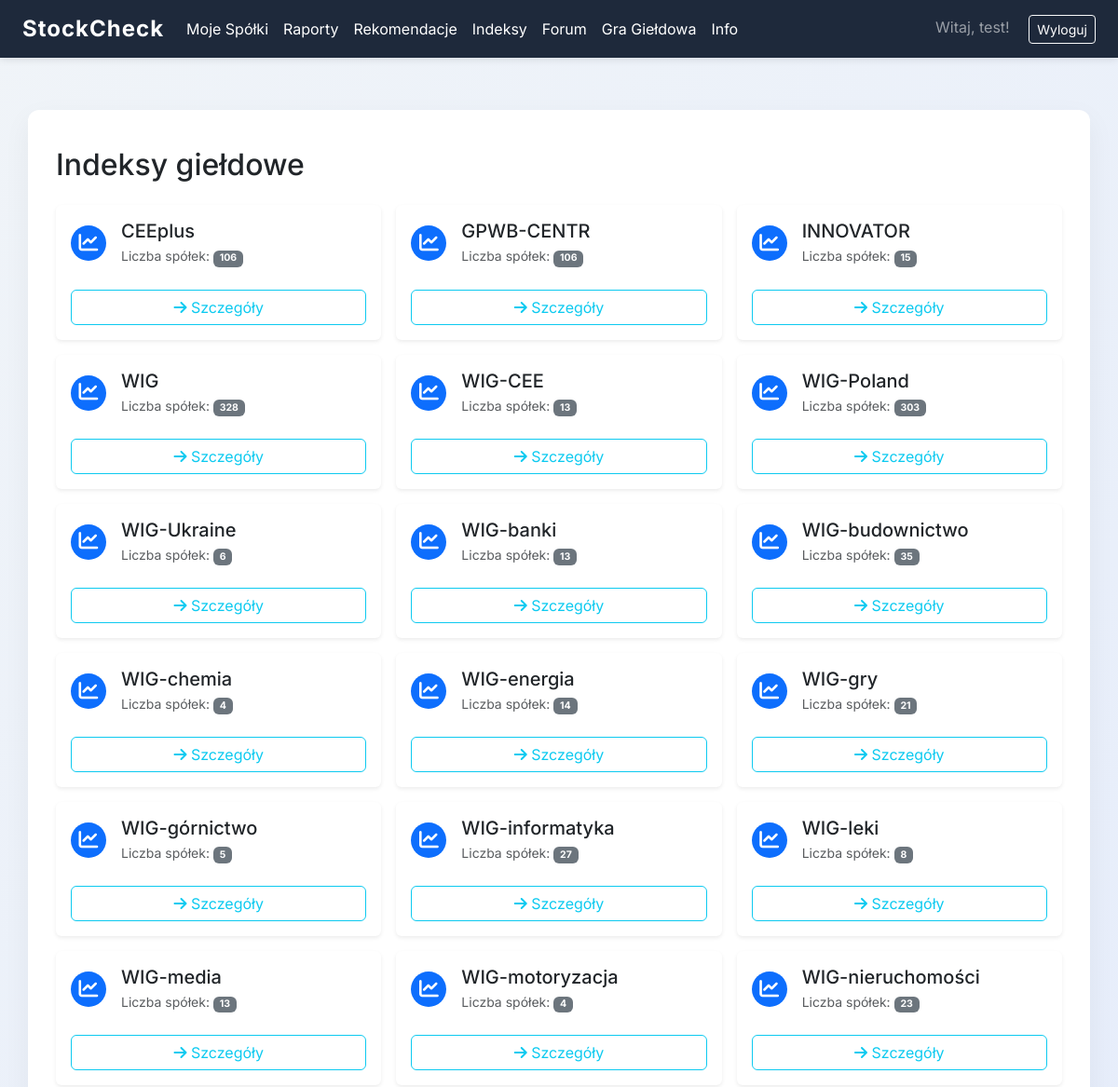
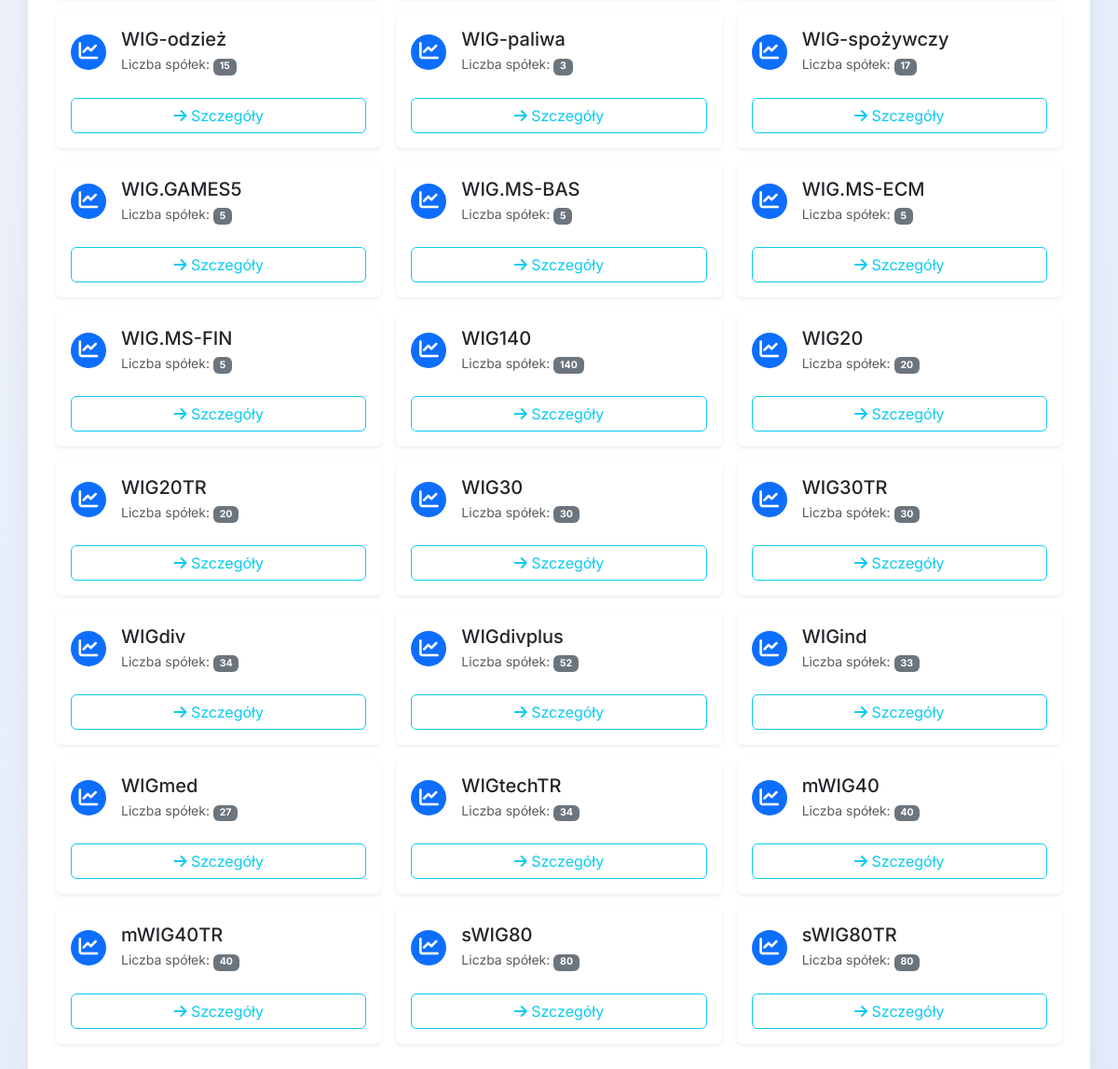
The app's page /indices/ (signed in) with its own data (2 pictures, top to bottom).
### myproject/auth/models.py (models this page shows, shortened)
class User(UserMixin, db.Model):
    __tablename__ = 'users'
    id = db.Column(db.Integer, primary_key=True)
    email = db.Column(db.String(64), unique=True, index=True)
    username = db.Column(db.String(64), unique=True, index=True)
    password_hash = db.Column(db.String(128))
    role = db.Column(db.String(20), default="user")  # "user" lub "admin"
    companies = db.relationship('UserCompany', backref='owner', lazy=True)
    portfolio = db.relationship('GamePortfolio', backref='user', uselist=False)

### myproject/companies/models.py (models this page shows, shortened)
class Index(db.Model):
    id = db.Column(db.Integer, primary_key=True)
    index_name = db.Column(db.String(50), unique=True, nullable=False)

### myproject/indices/views.py (the view)
@indices.route('/')
@login_required
def indices_list():
    indices = Index.query.order_by(Index.index_name).all()
    return render_template('indices/indices.html', indices=indices)

### myproject/templates/indices/indices.html (shortened to what this page needs)
{% extends 'base.html' %}
{% block content %}
<div class="d-flex justify-content-between align-items-center mb-4 flex-wrap gap-2">
    <h2 class="mb-0">Indeksy giełdowe</h2>
</div>
<div class="row g-3">
  {% for idx in indices %}
    {% if idx.index_name and idx.index_name|lower != 'nan' %}
    <div class="col-12 col-md-6 col-lg-4">
      <div class="card shadow-sm h-100 border-0">
        <div class="card-body d-flex flex-column justify-content-between">
          <div class="d-flex align-items-center mb-2">
            <span class="bg-primary text-white rounded-circle d-flex align-items-center justify-content-center me-3" style="width:38px;height:38px;font-size:1.3em;">
              <i class="fas fa-chart-line"></i>
            </span>
            <div>
              <h5 class="card-title mb-0">{{ idx.index_name }}</h5>
              <div class="text-muted small mt-1">Liczba spółek: <span class="badge bg-secondary">{{ idx.companies.count() if idx.companies and idx.companies.count() is not none else 0 }}</span></div>
            </div>
          </div>
          <div class="mt-3">
            <a href="{{ url_for('indices.index_detail', index_id=idx.id) }}" class="btn btn-outline-info w-100">
              <i class="fas fa-arrow-right"></i> Szczegóły
            </a>
          </div>
        </div>
      </div>
    </div>
    {% endif %}
  {% endfor %}
</div>
{% endblock %}

### myproject/templates/base.html (shortened to what this page needs)
<!DOCTYPE html>
<html lang="pl">
<head>
    <link href="https://cdn.jsdelivr.net/npm/bootstrap@5.3.3/dist/css/bootstrap.min.css" rel="stylesheet">
    <link href="https://cdnjs.cloudflare.com/ajax/libs/font-awesome/6.0.0/css/all.min.css" rel="stylesheet">
</head>
<body>
    <nav class="navbar navbar-expand-lg fixed-top navbar-dark">
        <div class="container-fluid px-4">
            <a class="navbar-brand" href="{{ url_for('companies.list_companies') if current_user.is_authenticated else url_for('core.index') }}">StockCheck</a>
            <div class="collapse navbar-collapse" id="navbarNav">
                <ul class="navbar-nav me-auto">
                    {% if current_user.is_authenticated %}
                        <li class="nav-item">
                            <a class="nav-link" href="{{ url_for('companies.list_companies') }}">Moje Spółki</a>
                        </li>
                        <li class="nav-item">
                            <a class="nav-link" href="{{ url_for('reports.all_reports') }}">Raporty</a>
                        </li>
                        <li class="nav-item">
                            <a class="nav-link" href="{{ url_for('recommendations.all_recommendations') }}">Rekomendacje</a>
                        </li>
                        <li class="nav-item">
                                <a class="nav-link" href="{{ url_for('indices.indices_list') }}">Indeksy</a>
                        </li>
                        <li class="nav-item">
                            <a class="nav-link" href="{{ url_for('forum.forum_main') }}">Forum</a>
                        </li>
                        <li class="nav-item">
                            <a class="nav-link" href="{{ url_for('stock_game.portfolio') }}">Gra Giełdowa</a>
                        </li>
                        <li class="nav-item">
                            <a class="nav-link" href="{{ url_for('core.info') }}">Info</a>
                        </li>
                    {% endif %}
                </ul>
                <div class="ms-auto">
                    {% if current_user.is_authenticated %}
                        <span class="navbar-text me-3">Witaj, {{ current_user.username }}!</span>
                        <a class="btn btn-outline-light btn-sm" href="{{ url_for('auth.logout') }}">Wyloguj</a>
                    {% else %}
                        <a class="btn btn-outline-light btn-sm me-2" href="{{ url_for('auth.login') }}">Zaloguj</a>
                        <a class="btn btn-outline-light btn-sm me-2" href="{{ url_for('auth.register') }}">Zarejestruj</a>
                    {% endif %}
                </div>
            </div>
        </div>
    </nav>
    <div class="container my-5">
        {% block content %}{% endblock %}
    </div>
</body>
</html>

### myproject/templates/base.html (style rules this page uses)
body { font-family: 'Inter', sans-serif; background: linear-gradient(135deg, #f0f4f8, #e2eafc); margin: 0; padding-top: 70px; }
.navbar { background-color: #1e293b; box-shadow: 0 2px 8px rgba(0,0,0,0.1); }
.navbar-brand { font-weight: 700; font-size: 24px; letter-spacing: 1px; }
.navbar a { color: #ffffff !important; }
.container { background: #ffffff; padding: 40px 30px; border-radius: 12px; box-shadow: 0 10px 30px rgba(0,0,0,0.05); animation: fadeIn 0.7s ease; margin-left: auto; margin-right: auto; }

### records on screen
User: username "test"
Index: index_name "CEEplus", companies "106"
Index: index_name "GPWB-CENTR", companies "106"
Index: index_name "INNOVATOR", companies "15"
Index: index_name "WIG", companies "328"
Index: index_name "WIG-CEE", companies "13"
Index: index_name "WIG-Poland", companies "303"
Index: index_name "WIG-Ukraine", companies "6"
Index: index_name "WIG-banki", companies "13"
Index: index_name "WIG-budownictwo", companies "35"
Index: index_name "WIG-chemia", companies "4"
Index: index_name "WIG-energia", companies "14"
Index: index_name "WIG-gry", companies "21"
Index: index_name "WIG-górnictwo", companies "5"
Index: index_name "WIG-informatyka", companies "27"
Index: index_name "WIG-leki", companies "8"
Index: index_name "WIG-media", companies "13"
Index: index_name "WIG-motoryzacja", companies "4"
Index: index_name "WIG-nieruchomości", companies "23"
Index: index_name "WIG-odzież", companies "15"
Index: index_name "WIG-paliwa", companies "3"
Index: index_name "WIG-spożywczy", companies "17"
Index: index_name "WIG.GAMES5", companies "5"
Index: index_name "WIG.MS-BAS", companies "5"
Index: index_name "WIG.MS-ECM", companies "5"
Index: index_name "WIG.MS-FIN", companies "5"
Index: index_name "WIG140", companies "140"
Index: index_name "WIG20", companies "20"
Index: index_name "WIG20TR", companies "20"
Index: index_name "WIG30", companies "30"
Index: index_name "WIG30TR", companies "30"
Index: index_name "WIGdiv", companies "34"
Index: index_name "WIGdivplus", companies "52"
Index: index_name "WIGind", companies "33"
Index: index_name "WIGmed", companies "27"
Index: index_name "WIGtechTR", companies "34"
Index: index_name "mWIG40", companies "40"
Index: index_name "mWIG40TR", companies "40"
Index: index_name "sWIG80", companies "80"
Index: index_name "sWIG80TR", companies "80"
